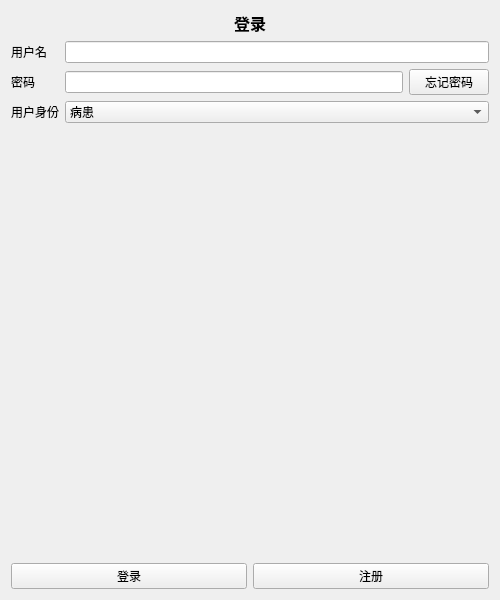
<?xml version="1.0" encoding="UTF-8"?>
<ui version="4.0">
 <class>LoginPanel</class>
 <widget class="QWidget" name="LoginPanel">
  <property name="geometry">
   <rect>
    <x>0</x>
    <y>0</y>
    <width>500</width>
    <height>600</height>
   </rect>
  </property>
  <property name="windowTitle">
   <string>智慧医疗系统</string>
  </property>
  <layout class="QVBoxLayout" name="verticalLayout">
   <item>
    <widget class="QLabel" name="HeaderLabel">
     <property name="font">
      <font>
       <pointsize>12</pointsize>
       <weight>75</weight>
       <bold>true</bold>
      </font>
     </property>
     <property name="text">
      <string>登录</string>
     </property>
     <property name="alignment">
      <set>Qt::AlignCenter</set>
     </property>
    </widget>
   </item>
   <item>
    <layout class="QFormLayout" name="formLayout">
     <item row="0" column="0">
      <widget class="QLabel" name="label_1">
       <property name="text">
        <string>用户名</string>
       </property>
      </widget>
     </item>
     <item row="0" column="1">
      <widget class="QLineEdit" name="userInput"/>
     </item>
     <item row="1" column="0">
      <widget class="QLabel" name="label_2">
       <property name="text">
        <string>密码</string>
       </property>
      </widget>
     </item>
     <item row="1" column="1">
      <layout class="QHBoxLayout" name="horizontalLayout_2">
       <item>
        <widget class="QLineEdit" name="pwdInput"/>
       </item>
       <item>
        <widget class="QPushButton" name="forgetPwdBtn">
         <property name="text">
          <string>忘记密码</string>
         </property>
        </widget>
       </item>
      </layout>
     </item>
     <item row="2" column="0">
      <widget class="QLabel" name="label_3">
       <property name="text">
        <string>用户身份</string>
       </property>
      </widget>
     </item>
     <item row="2" column="1">
      <widget class="QComboBox" name="roleInput">
       <item>
        <property name="text">
         <string>病患</string>
        </property>
       </item>
       <item>
        <property name="text">
         <string>医生</string>
        </property>
       </item>
       <item>
        <property name="text">
         <string>管理员</string>
        </property>
       </item>
      </widget>
     </item>
    </layout>
   </item>
   <item>
    <spacer name="verticalSpacer">
     <property name="orientation">
      <enum>Qt::Vertical</enum>
     </property>
     <property name="sizeHint" stdset="0">
      <size>
       <width>20</width>
       <height>40</height>
      </size>
     </property>
    </spacer>
   </item>
   <item>
    <layout class="QHBoxLayout" name="horizontalLayout">
     <item>
      <widget class="QPushButton" name="LoginBtn">
       <property name="text">
        <string>登录</string>
       </property>
      </widget>
     </item>
     <item>
      <widget class="QPushButton" name="RegisterBtn">
       <property name="text">
        <string>注册</string>
       </property>
      </widget>
     </item>
    </layout>
   </item>
  </layout>
 </widget>
 <resources/>
 <connections/>
</ui>
